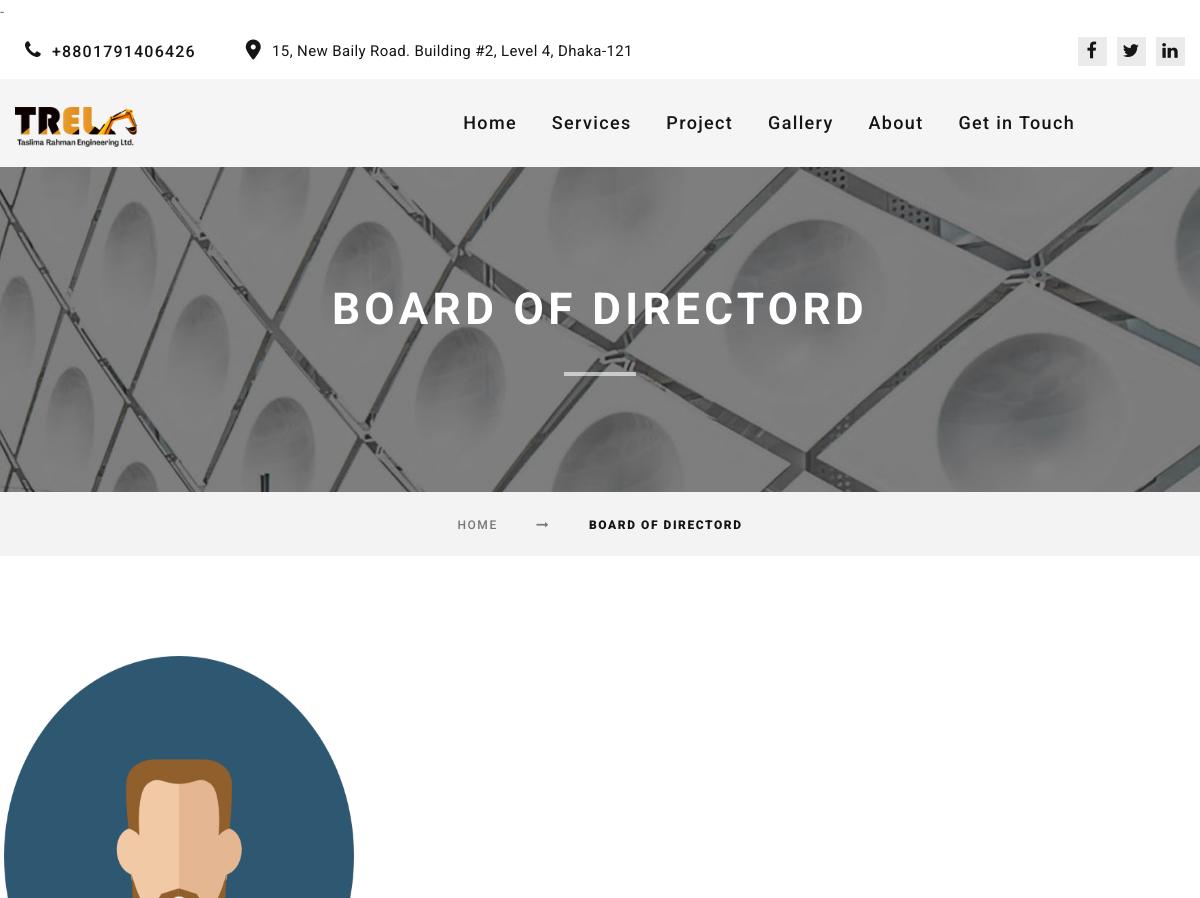
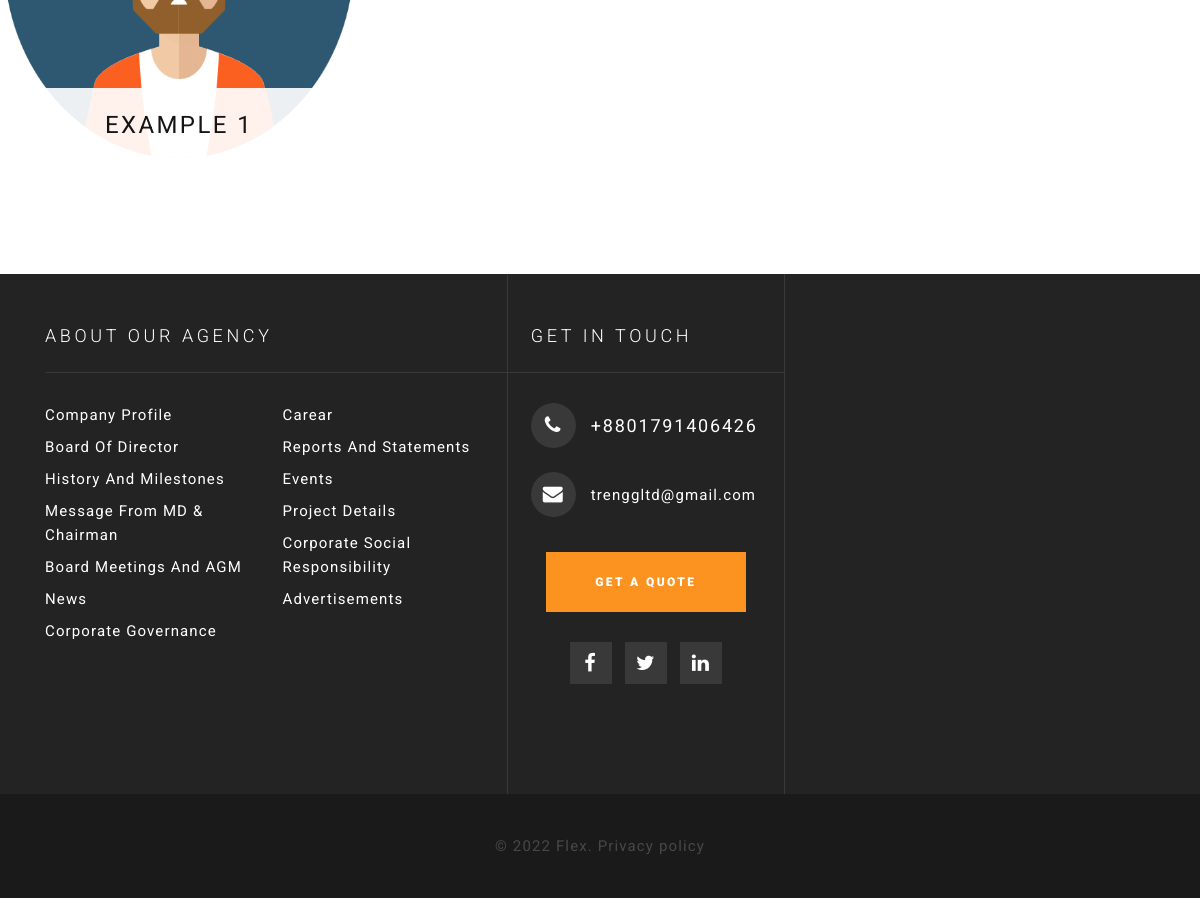
The app's page /boardofdirectors/ with its own data (2 pictures, top to bottom).
### mainapp/models.py (models this page shows, shortened)
class BoardofDirector(models.Model):
    name = models.CharField(max_length=200)
    slug = AutoSlugField(populate_from='name', unique=True)
    title = models.CharField(max_length=200)
    image=models.ImageField(upload_to='teams')
    description=RichTextUploadingField(blank=True,null=True)
    class Meta:
        verbose_name = "Board Of Directors"
        verbose_name_plural = "Board Of Directors"

### mainapp/views.py (the view)
# urls.py: path('boardofdirectors/', boardofdirectors, name='boardofdirectors'),
def boardofdirectors(request):
    boardofdirectors = BoardofDirector.objects.all()
    context = {
        'boardofdirectors': boardofdirectors,
    }
    return render(request, 'subpage/BoardOfDirectors.html', context)

### mainapp/templatetags/custom_filters.py (called while the page is built)
@register.filter
def companyprofile(request):
    return Companyprofile.objects.all().last()

### mainapp/templatetags/service.py (called while the page is built)
@register.filter
def service(request):
    return Ourserver.objects.all()

@register.filter
def project(request):
    return Ourproject.objects.all()

### templates/subpage/BoardOfDirectors.html (shortened to what this page needs)
-{% extends "base.html" %}
{% load static %}
{% block body_block %}
      <section class="bg-gray-7">
        <div class="breadcrumbs-custom box-transform-wrap context-dark">
          <div class="container">
            <h3 class="breadcrumbs-custom-title">Board Of Directord</h3>
            <div class="breadcrumbs-custom-decor"></div>
          </div>
          <div class="box-transform" style="background-image: url({% static 'image/background/bg-typography.jpg' %});"></div>
        </div>
        <div class="container">
          <ul class="breadcrumbs-custom-path">
            <li><a href="index.html">Home</a></li>
            <li><i class="fa-solid fa-arrow-right-long"></i></li>
            <li class="active">Board Of Directord</li>
          </ul>
        </div>
      </section>
       <section class="section section-xl bg-default text-center">
        <div class="container-fluid container-inset-0" style="">
          <div class="row row-30 row-desktop-8 gutters-8 hoverdir" data-lightgallery="group" style="margin: 0 auto;">
            {% for boardofdirector in boardofdirectors %}
            <div class="col-sm-6 col-lg-4 col-xxl-3 mb-3">
              <div class="oh-desktop gallery_style" style="height: 400px; width:350px">
                <article class="thumbnail thumbnail-modern wow slideInDown"><img src="/media/{{boardofdirector.image}}" alt="" width="474" height="355" class="gallery_style" style="height:400px; width:350px"/>
                  <div class="thumbnail-modern-caption">
                    <h5 class="thumbnail-modern-title"><a href="{% url 'boardofdirectorsdetails' slug=boardofdirector.slug %}">{{boardofdirector.name}}</a></h5>
                  </div>
                </article>
              </div>
            </div>
            {% endfor %}
          </div>
        </div>
      </section>
{% endblock body_block %}

### records on screen
BoardofDirector: image (picture), name "EXAMPLE 1"
